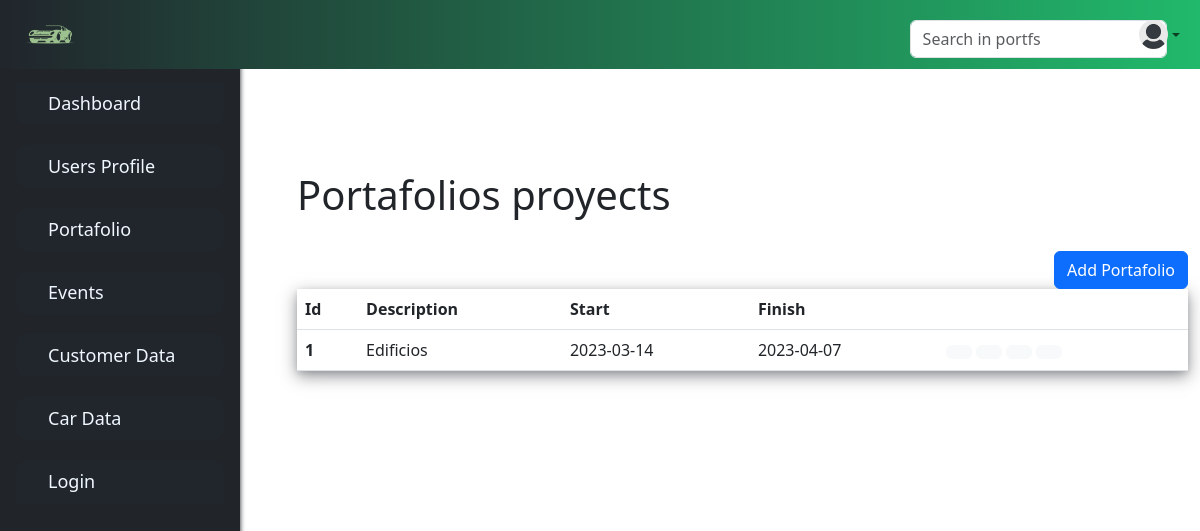
/portfs/ (signed in), run on an earlier commit of the app's database.
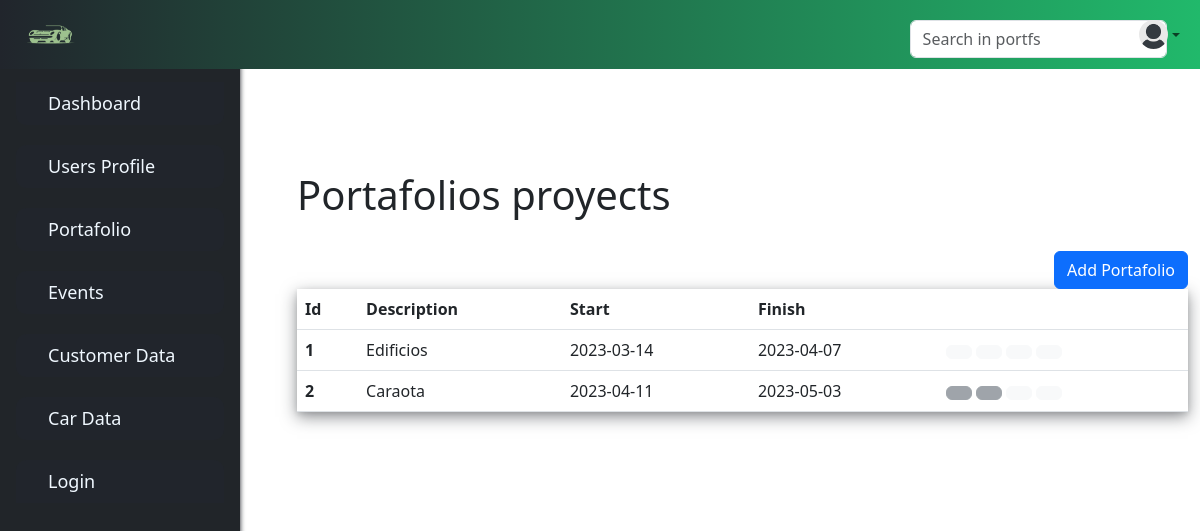
And on a later commit of the database.
### webapp/system/models.py (models this page shows, shortened)
class Portfs(db.Model):
    id = db.Column(db.Integer(), primary_key=True)
    description = db.Column(db.String(), nullable=False)
    portfStart = db.Column(db.DateTime())
    portFinish = db.Column(db.DateTime())
    usersId = db.Column(db.Integer(), db.ForeignKey('users.id'))
    state= db.Column(db.Boolean(), unique=False, default=True)

### webapp/system/controllers.py (the view)
@system_blueprint.route('/portfs/',methods=['GET', 'POST'])
@login_required
@has_role('Admin')
def portfs():
    form=PortForm()
    our_portfs= Portfs.query.order_by(Portfs.id)
    searchForm=SearchForm()
    return render_template('system/portfs.html', our_models=our_portfs, SearchForm=searchForm, form=form,datetime=datetime)

### webapp/system/forms.py
class PortForm(FlaskForm):
    description = StringField('Description', validators=[DataRequired()])
    portfStart = DateField('Start', format='%Y-%m-%d', validators=[DataRequired()])
    portFinish = DateField('Finish',format='%Y-%m-%d', validators=[DataRequired()])
    submit = SubmitField('Submit')

### webapp/searched/forms.py
class SearchForm(Form):
    bar_search = StringField('Searched:', validators=[DataRequired()])
    submit = SubmitField('Submit')

### webapp/auth/__init__.py (called while the page is built)
def has_role(name):
    def real_decorator(f):
        def wraps(*args, **kwargs):
            if current_user.has_role(name):
                return f(*args, **kwargs)
            else:
                abort(403)
        return functools.update_wrapper(wraps, f)
    return real_decorator

@login_manager.user_loader
def load_user(userid):
    from .models import Users
    return Users.query.get(userid)

### webapp/auth/models.py (called while the page is built)
    def has_role(self, name):
        for role in self.roles:
            if role.name == name:
                return True
        return False

    @property
    def is_authenticated(self):
        if isinstance(self, AnonymousUserMixin):
            return False
        else:
            return True

### webapp/templates/system/portfs.html (shortened to what this page needs)
{% extends 'base.html' %}
{% block content %}
<br/>
		<h1>Portafolios proyects </h1>
		<br/>
		<div class="izq">
			<button type="button" class="btn btn-primary" data-bs-toggle="modal" data-bs-target='#document-textModal' >
				Add Portafolio
			</button>
		</div>
		<table class="table table-hover table" >
			<thead class="thead">
				<tr>
					<th scope="col">Id</th>
					<th scope="col">Description</th>
					<th scope="col">Start</th>
					<th scope="col">Finish</th>
					<th scope="col"></th>
				</tr>
			</thead>
			{% for our_model in our_models %}
				<tbody>
					<tr>
						{% include 'system/tables/portfs-table.html' %}
						<td>{% include 'system/modal-btns-portf.html' %}</td>
						</tr>
				</tbody>
			{%endfor%}
</table>
{% endblock %}

### webapp/templates/base.html (shortened to what this page needs)
<!doctype html>
<html lang="en">
  <head>
    <link href="https://cdn.jsdelivr.net/npm/bootstrap@5.3.0-alpha1/dist/css/bootstrap.min.css" rel="stylesheet">
    <link href=" {{ url_for('static', filename='css/style.css') }} " rel="stylesheet" >
    <link href = "https://code.jquery.com/ui/1.10.4/themes/ui-lightness/jquery-ui.css" rel = "stylesheet">
  </head>
  <body>{% include 'navbar.html' %}
    <br/>
    <main style="margin-left:45px;">
      <div class="container">
        {% block content %}
        {% endblock %}
      </div>
    </main>
    {% set the_page= request.url_rule.endpoint%}
  </body>
</html>

### webapp/templates/navbar.html (shortened to what this page needs)
<header>
  <nav id="sidebarMenu" class="collapse d-lg-block sidebar collapse bg-dark">
    <div class="position-sticky ">
      <div class="list-group list-group-flush mx-3 mt-4">
        <a
          href="#"
          class="list-group-item list-group-item-action list-group-item-info"
          aria-current="true"
        >
          <span>Dashboard</span>
        </a>
        <a href="{{url_for('auth.userAdd')}}" class="list-group-item list-group-item-action list-group-item-info">
          <span>Users Profile</span>
        </a>
        <a href="{{url_for('system.portfs')}}" class="list-group-item list-group-item-action list-group-item-info"
          ><span>Portafolio</span></a
        >
        <a href="{{url_for('system.events')}}" class="list-group-item list-group-item-action list-group-item-info"
          ><span>Events</span></a
        >
        <a href="{{url_for('system.customers')}}"  class="list-group-item list-group-item-action list-group-item-info">
          <span>Customer Data</span>
        </a>
        <a href="{{url_for('system.cars')}}"  class="list-group-item list-group-item-action list-group-item-info">
          <span>Car Data</span>
        </a>
        <a href="{{url_for('auth.login')}}"  class="list-group-item list-group-item-action list-group-item-info">
          <span>Login</span>
        </a>
      </div>
    </div>
  </nav>
  <nav id="main-navbar" class="navbar navbar-expand-lg navbar-light  fixed-top">
    <div class="container-fluid">
      <a class="container" href="#">
        <img
          src="/static/pics/car.png"
          height="53"
          alt="Logo"
          loading="lazy"
        />
      </a>
      {% set page = ['system.customers', 'system.events','system.portfs','system.cars','auth.userAdd'] %}
      {%for i in page %}
      {% if request.url_rule.endpoint == i  %}
      <form id="SearchForm" -class="d-none d-md-flex input-group w-auto my-auto" >
        <div class="center">
        <input
        autocomplete="off"
        type="search"
        class="form-control rounded"
        placeholder='Search in {{i.replace("system.","")}}'
        style="min-width: 225px;"
        id="bar_search"
        />
      </div>
      </form>
      {%endif%}
      {%endfor%}
      <ul class="navbar-nav ms-auto d-flex flex-row">
        <li class="nav-item">
          <a class="nav-link me-3 me-lg-0" href="#">
          </a>
        </li>
        <li class="nav-item me-3 me-lg-0">
          <a class="nav-link" href="#">
          </a>
        </li>
        <li class="nav-item dropdown">
          <a
            class="nav-link dropdown-toggle hidden-arrow d-flex align-items-center"
            href="#"
            id="navbarDropdownMenuLink"
            role="button"
            data-mdb-toggle="dropdown"
            aria-expanded="false"
          >
            <img
              src="/static/pics/profile_pic_deafult.png"
              class="rounded-circle"
              height="29"
              alt="Avatar"
              loading="lazy"
            />
          </a>
        </li>
      </ul>
    </div>
  </nav>
</header>
<main style="margin-top: 30px;">
  <div class="container pt-4"></div>
</main>

### webapp/templates/system/tables/portfs-table.html
<th scope="row">{{our_model.id}}</th>
<td>{{our_model.description}}</td>
<td>{{our_model.portfStart.date()}}</td>
<td>{{our_model.portFinish.date()}}</td>

### webapp/templates/system/modal-btns-portf.html (shortened to what this page needs)
{%if our_model.state == True%}
<button type="button" class="btn btn-light" data-bs-toggle="modal" data-bs-target="#editModal{{our_model.id}}">
</button>
{%else %}
<button disabled class="btn btn-secondary"  >
</button>
{%endif%}
    {%if our_model.state == True%}
    <button type="submit" class="btn btn-light" >
  </button>
    {%else%}
    <button disabled class="btn btn-secondary"  >
      </button>
    {%endif%}
<button type="button" class="btn btn-light">
  </button>
<button type="button" class="btn btn-light" data-bs-toggle="modal" data-bs-target="#printModal">
</button>

### webapp/static/css/style.css (style rules this page uses)
body { background-color: white; }
@media (min-width: 800.98px) { main { padding-left: 240px; } }
.sidebar { position: fixed; top: 0; bottom: 0; left: 0; padding: 58px 0 0; box-shadow: 0 2px 5px 0 #50B4E6, 0 2px 10px 0 rgb(0 0 0 / 5%); width: 240px; z-index: 600; }
@media (min-width: 991.98px) { main { padding-left: 240px; } }
.sidebar { position: fixed; top: 0; bottom: 0; left: 0; padding: 58px 0 0; box-shadow: 0 2px 5px 0 rgb(33,37,44), 0 2px 10px 0 rgb(0 0 0 / 5%); width: 240px; z-index: 600; }
.list-group-item { background-color: rgb(33,37,44); border-radius: 10px; -moz-border-radius: 10px; -webkit-border-radius: 10px; font-size: large; color: aliceblue; border: 0px; margin-bottom: 20px; }
.navbar { position: relative; background: linear-gradient(to left, #21b96b, rgb(33,37,44)); }
.table { background-color: rgba(204, 237, 255, 0.1); box-shadow: 0 2px 5px 0 rgba(33,37,44, 0.1), 0 5px 15px 0 rgba(33,37,44, 0.5); }
.thead { background-color: #21b96b; color: rgb(255, 255, 255); }
.izq { text-align:right; }
.center { margin: 0; position: absolute; top: 50%; left: 77%; margin-left: -.9em; margin-top: -.9em; }

What changed in the data, as far as the page shows it:
added Portfs: id "2", description "Caraota", portfStart "2023-04-11", portFinish "2023-05-03", state False (drawn)
